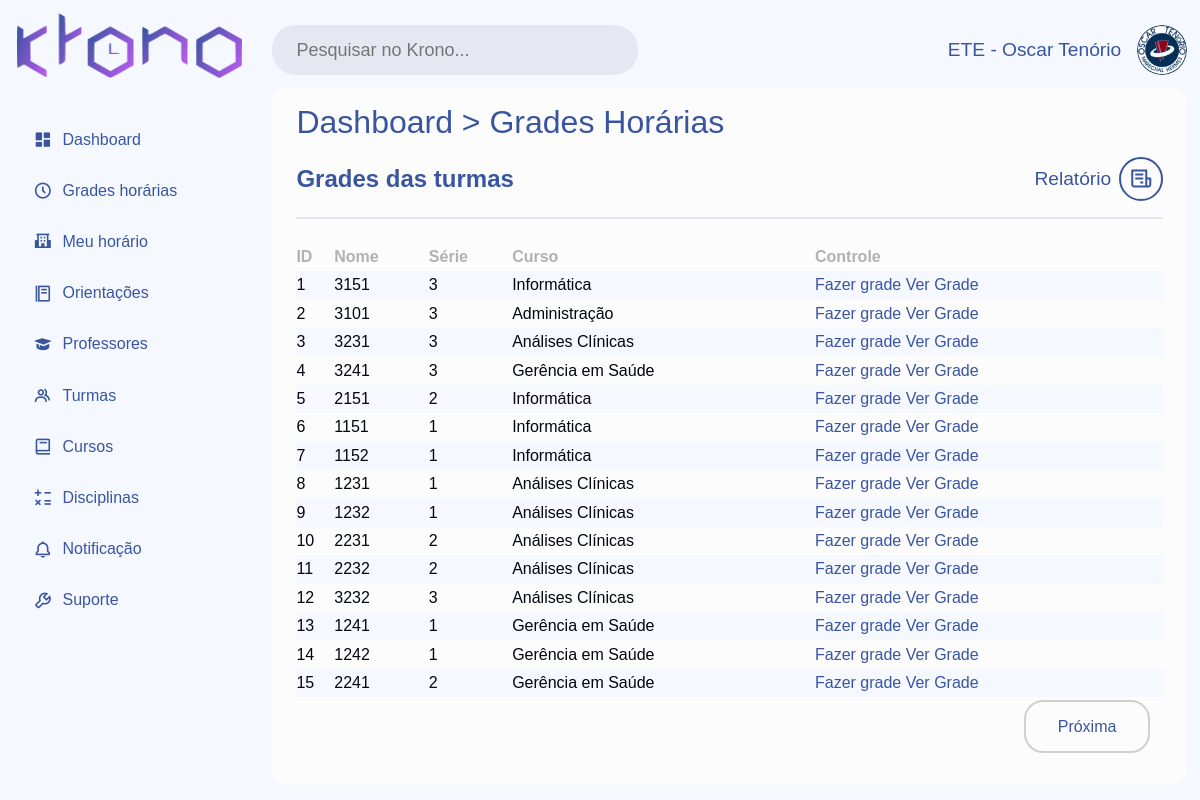
/index.php?page=grades_horarias (signed in), run on the app's committed database.
### tables this page shows
create table turma (
id_turma INT NOT NULL AUTO_INCREMENT PRIMARY KEY,
nome_turma VARCHAR(100) NOT NULL,
serie_turma INT NOT NULL,
id_escola INT,
id_curso INT,
FOREIGN KEY (id_escola) REFERENCES escola(id_escola),
FOREIGN KEY (id_curso) REFERENCES curso(id_curso)
);

create table curso (
id_curso INT NOT NULL AUTO_INCREMENT PRIMARY KEY,
nome_curso VARCHAR(100) NOT NULL,
sigla_curso VARCHAR(5) NOT NULL,
id_escola INT NOT NULL,
FOREIGN KEY (id_escola) REFERENCES escola (id_escola)
);

### index.php (called while the page is built, shortened)
<?php
    require_once 'ASSETS/head.php';
    require_once 'ASSETS/channelPages.php';
    require_once 'ASSETS/footer.php';
?>

### PAGES/GRADE/gradesTurmas.php (the view, shortened to what this page needs)
<link rel="stylesheet" href="CSS/dashboard.css">
    <link rel="stylesheet" href="CSS/sidebar.css">
    <link rel="stylesheet" href="CSS/topbar.css">
    <link rel="stylesheet" href="CSS/content.css">
    <link rel="stylesheet" href="CSS/crud.css">
    <link rel="stylesheet" href="CSS/mensagens.css">
    <link rel="stylesheet" href="CSS/modal.css">
<?php
require_once 'PAGES/COMPONENTS/sidebar.php';
$id_usuario = $_SESSION['id_usuario'];
$sql = "SELECT id_escola FROM escola WHERE id_usuario = :id_usuario";
$query = $conexao->prepare($sql);
$query->bindValue(':id_usuario', $id_usuario, PDO::PARAM_INT);
$query->execute();
$escola = $query->fetch(PDO::FETCH_ASSOC);
$id_escola = $escola['id_escola'];
$turmas_por_pagina = 15;
$pagina_atual = isset($_GET['pagina']) ? (int)$_GET['pagina'] : 1;
$offset = ($pagina_atual - 1) * $turmas_por_pagina;
$sql_total = "SELECT COUNT(*) as total FROM turma WHERE id_escola = $id_escola";
$query_total = $conexao->query($sql_total);
$total_turmas = $query_total->fetch(PDO::FETCH_ASSOC)['total'];
$sql = "SELECT * FROM turma WHERE id_escola = :id_escola LIMIT :limite OFFSET :offset";
$query = $conexao->prepare($sql);
$query->bindValue(':id_escola', $id_escola, PDO::PARAM_INT);
$query->bindValue(':limite', $turmas_por_pagina, PDO::PARAM_INT);
$query->bindValue(':offset', $offset, PDO::PARAM_INT);
$query->execute();
$turmas = $query->fetchAll(PDO::FETCH_ASSOC);
$total_paginas = ceil($total_turmas / $turmas_por_pagina);
?>
<div class="content">
    <?php
    require_once 'PAGES/COMPONENTS/topbar.php';
    ?>
    <div class="container">
        <h1 class="title-page"><a href="?page=dashboard">Dashboard</a> > <a href="?page=turmas">Grades Horárias</a></h1>
        <div class="head-crud">
            <h2>Grades das turmas</h2>
            <div class="func-head">
            <?php if ($nivel_necessario == 3): ?>
                        <a href="?page=relatorioTurma" target="_blank" class="add-user">
                    <?php elseif ($nivel_necessario == 2): ?>
                        <a href="?page=relatorioGradeHoraria&id_escola=<?php echo $id_escola; ?>" target="_blank" class="add-user">
                    <?php endif; ?>
                        <span>Relatório</span>
                        <i class='bx bx-receipt'></i>
                    </a>
            </div>
        </div>
        <?php
            $sql = "SELECT COUNT(*) AS total FROM turma WHERE id_escola = :id_escola";
            $verificar_turma = $conexao->prepare($sql);
            $verificar_turma->bindValue(':id_escola', $id_escola, PDO::PARAM_INT);
            $verificar_turma->execute();
            $resultado_turma = $verificar_turma->fetch(PDO::FETCH_ASSOC);
            if ($resultado_turma['total'] > 0):
        ?>
        <table class="crud">
            <tr class="campos">
                <td>ID</td>
                <td>Nome</td>
                <td>Série</td>
                <td>Curso</td>
                <td>Controle</td>
            </tr>
            <?php
            foreach ($turmas as $dados) {
                echo "<tr>";
                echo "<td>" . $dados['id_turma'] . "</td>";
                echo "<td>" . $dados['nome_turma'] . "</td>";
                echo "<td>" . $dados['serie_turma'] . "</td>";
                $sqlCurso = "SELECT nome_curso FROM curso WHERE id_curso = :id_curso";
                $queryCurso = $conexao->prepare($sqlCurso);
                $queryCurso->bindValue(':id_curso', $dados['id_curso'], PDO::PARAM_INT);
                $queryCurso->execute();
                $nomeCurso = $queryCurso->fetchColumn();
                echo "<td>$nomeCurso</td>";
                echo "
                    <td class='controle'>
                        <a class='btn-make' href='?page=fazer_grade&id_turma=" .$dados['id_turma'] . "'>Fazer grade</a>
                        <a class='btn-make' href='?page=view_grade&id_turma=" .$dados['id_turma'] . "'>Ver Grade</a>
                    </td>
                ";
                echo "</tr>";
            }
            ?>
        </table>
        <div class="paginacao">
            <?php if ($pagina_atual < $total_paginas): ?>
                <a href="?page=grades_horarias&pagina=<?= $pagina_atual + 1 ?>" class="btn-paginacao">Próxima</a>
            <?php endif; ?>
        </div>
        <?php else: ?>
            <p class="aviso">Nenhuma turma foi cadastrada pela escola.</p>
        <?php endif; ?>
    </div>
</div>

### CSS/style.css (style rules this page uses)
:root { --corPrincipal01: #3955A0; --corPrincipal02: #A033E3; --corPrincipal03: #FFD43C; --corPrincipal04: #F39F1B; --sucess: #4CAF50; --alert: #e49a23; --danger: #D32F2F; --notifier: #A033E3; --hover-corPrincipal01: #24376A; --hover-corPrincipal02: #C361FF; --hover-corPrincipal04: #C78216; --light-corPrincipal01: #3954a0b2; --light-corPrincipal02: #a033e3a1; --branco: #f5f8ff; --cinza: #e5e8f0; --cinza-escuro: #acb0b9; --preto: #03060f; --light-preto: #03060f2d; --fonteTitulo: 'Rubik', sans-serif; --fonteCorpo: 'Jost', sans-serif; }
* { padding: 0; border: 0; margin: 0; text-decoration: none; list-style: none; outline: none; box-sizing: border-box; }
html, body { width: 100%; }
body { background: var(--branco); }

### CSS/content.css (style rules this page uses)
.content { padding: 0.8rem; width: 85%; height: 100vh; }
.container { width: 100%; height: 90%; background: #fcfcfc; border-radius: 1rem; padding: 1rem 1.5rem; display: flex; flex-direction: column; gap: 1rem; }
.container .title-page { font-family: var(--fonteTitulo); font-weight: 500; color: var(--corPrincipal01); }
.container .title-page a { color: var(--corPrincipal01); border-radius: 1rem; transition: .2s ease-in-out; }
.func-head { display: flex; justify-content: space-between; align-items: center; gap: 1rem; }

### CSS/crud.css (style rules this page uses)
.crud { font-family: var(--fonteTitulo); color: var(--preto); width: 100%; border-collapse: collapse; flex-grow: 0.2; }
.head-crud { display: flex; justify-content: space-between; align-items: center; margin-bottom: -0.5rem; font-family: var(--fonteTitulo); color: var(--corPrincipal01); padding-bottom: 1rem; margin-bottom: 0.5rem; border-bottom: 2px solid var(--cinza); }
.head-crud .add-user { display: flex; justify-content: space-between; align-items: center; gap: 0.5rem; }
.head-crud .add-user span { font-size: 1.2rem; font-weight: 500; color: var(--corPrincipal01); }
.head-crud .add-user i { font-size: 1.5rem; padding: 0.5rem; border: 2px solid var(--corPrincipal01); border-radius: 50%; color: var(--corPrincipal01); }
.crud .campos { font-weight: 600; opacity: 30%; }
.paginacao, .btn-next { position: fixed; bottom: 4rem; right: 3.1rem; font-family: var(--fonteTitulo); }
.btn-paginacao { padding: 1rem 2rem; border: 2px solid var(--light-preto); border-radius: 1.2rem; font-weight: 500; color: var(--corPrincipal01); transition: .2s ease-in-out; }
tbody tr:nth-child(odd) { background-color: var(--fff); }
tbody tr:nth-child(even) { background-color: var(--branco); }
.btn-make { border-radius: 1rem; color: var(--corPrincipal01); font-weight: 500; transition: .2s ease-in-out; }

### PAGES/GRADE/gradesTurmas.php (style rules this page uses)
.crud { flex-grow: 0.7; }

### data on the page
turma: id_turma "1", nome_turma "3151", serie_turma "3", id_curso.nome_curso "Informática"
turma: id_turma "2", nome_turma "3101", serie_turma "3", id_curso.nome_curso "Administração"
turma: id_turma "3", nome_turma "3231", serie_turma "3", id_curso.nome_curso "Análises Clínicas"
turma: id_turma "4", nome_turma "3241", serie_turma "3", id_curso.nome_curso "Gerência em Saúde"
turma: id_turma "5", nome_turma "2151", serie_turma "2", id_curso.nome_curso "Informática"
turma: id_turma "6", nome_turma "1151", serie_turma "1", id_curso.nome_curso "Informática"
turma: id_turma "7", nome_turma "1152", serie_turma "1", id_curso.nome_curso "Informática"
turma: id_turma "8", nome_turma "1231", serie_turma "1", id_curso.nome_curso "Análises Clínicas"
turma: id_turma "9", nome_turma "1232", serie_turma "1", id_curso.nome_curso "Análises Clínicas"
turma: id_turma "10", nome_turma "2231", serie_turma "2", id_curso.nome_curso "Análises Clínicas"
turma: id_turma "11", nome_turma "2232", serie_turma "2", id_curso.nome_curso "Análises Clínicas"
turma: id_turma "12", nome_turma "3232", serie_turma "3", id_curso.nome_curso "Análises Clínicas"
turma: id_turma "13", nome_turma "1241", serie_turma "1", id_curso.nome_curso "Gerência em Saúde"
turma: id_turma "14", nome_turma "1242", serie_turma "1", id_curso.nome_curso "Gerência em Saúde"
turma: id_turma "15", nome_turma "2241", serie_turma "2", id_curso.nome_curso "Gerência em Saúde"

### other printed values
$nome_usuario "ETE - Oscar Tenório"
